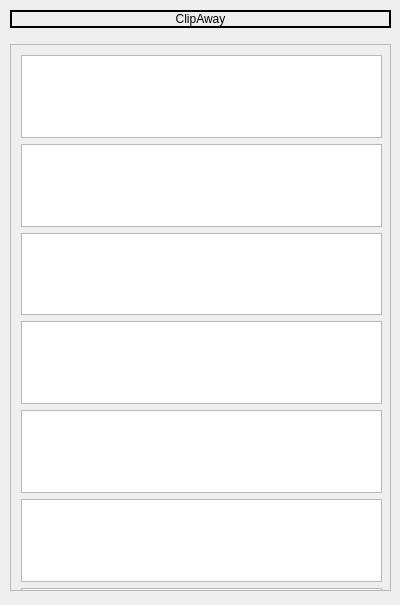
<?xml version="1.0" encoding="UTF-8"?>
<ui version="4.0">
 <class>Form</class>
 <widget class="QWidget" name="Form">
  <property name="geometry">
   <rect>
    <x>0</x>
    <y>0</y>
    <width>400</width>
    <height>605</height>
   </rect>
  </property>
  <property name="windowTitle">
   <string>Form</string>
  </property>
  <widget class="QWidget" name="verticalLayoutWidget">
   <property name="geometry">
    <rect>
     <x>10</x>
     <y>10</y>
     <width>381</width>
     <height>581</height>
    </rect>
   </property>
   <layout class="QVBoxLayout" name="verticalLayout">
    <item>
     <widget class="QLabel" name="label">
      <property name="frameShape">
       <enum>QFrame::WinPanel</enum>
      </property>
      <property name="text">
       <string>ClipAway</string>
      </property>
      <property name="alignment">
       <set>Qt::AlignCenter</set>
      </property>
     </widget>
    </item>
    <item>
     <spacer name="verticalSpacer">
      <property name="orientation">
       <enum>Qt::Vertical</enum>
      </property>
      <property name="sizeType">
       <enum>QSizePolicy::Minimum</enum>
      </property>
      <property name="sizeHint" stdset="0">
       <size>
        <width>20</width>
        <height>10</height>
       </size>
      </property>
     </spacer>
    </item>
    <item>
     <widget class="QScrollArea" name="scrollArea">
      <property name="minimumSize">
       <size>
        <width>0</width>
        <height>501</height>
       </size>
      </property>
      <property name="widgetResizable">
       <bool>true</bool>
      </property>
      <widget class="QWidget" name="scrollAreaWidgetContents_2">
       <property name="geometry">
        <rect>
         <x>0</x>
         <y>0</y>
         <width>377</width>
         <height>529</height>
        </rect>
       </property>
       <widget class="QWidget" name="verticalLayoutWidget_2">
        <property name="geometry">
         <rect>
          <x>10</x>
          <y>10</y>
          <width>361</width>
          <height>882</height>
         </rect>
        </property>
        <layout class="QVBoxLayout" name="verticalLayout_2">
         <item>
          <widget class="QTextBrowser" name="textBrowser"/>
         </item>
         <item>
          <widget class="QTextBrowser" name="textBrowser_2"/>
         </item>
         <item>
          <widget class="QTextBrowser" name="textBrowser_3"/>
         </item>
         <item>
          <widget class="QTextBrowser" name="textBrowser_10"/>
         </item>
         <item>
          <widget class="QTextBrowser" name="textBrowser_9"/>
         </item>
         <item>
          <widget class="QTextBrowser" name="textBrowser_8"/>
         </item>
         <item>
          <widget class="QTextBrowser" name="textBrowser_4"/>
         </item>
         <item>
          <widget class="QTextBrowser" name="textBrowser_5"/>
         </item>
         <item>
          <widget class="QTextBrowser" name="textBrowser_6"/>
         </item>
         <item>
          <widget class="QTextBrowser" name="textBrowser_7"/>
         </item>
        </layout>
       </widget>
      </widget>
     </widget>
    </item>
   </layout>
  </widget>
 </widget>
 <resources/>
 <connections/>
</ui>
